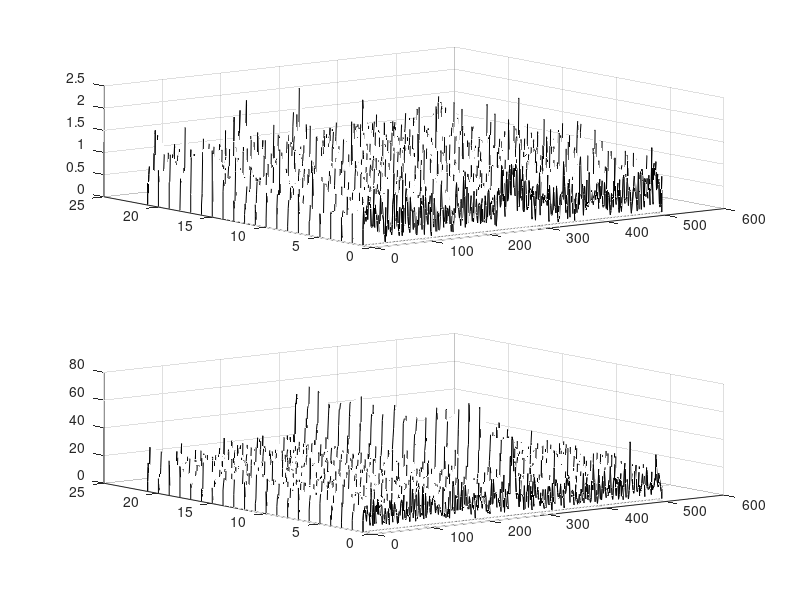
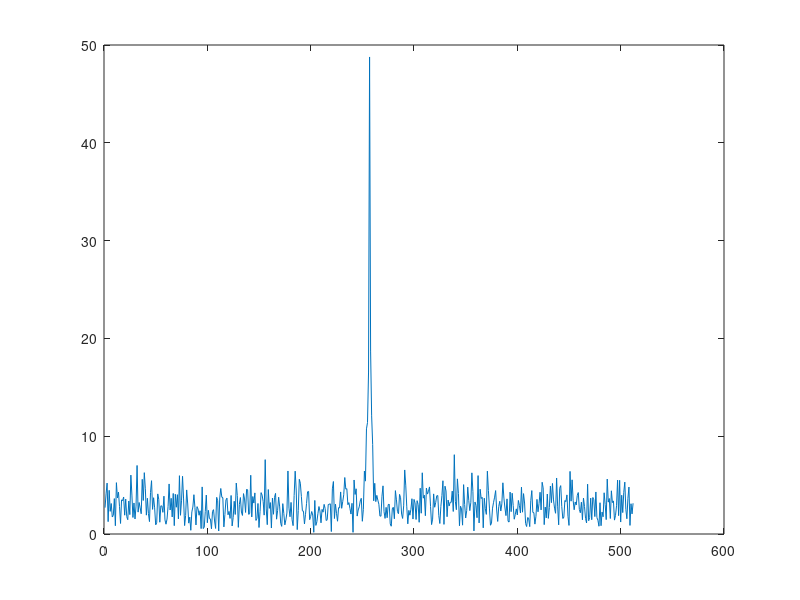

Here is the MATLAB script that generated these plots, in order:
%%Lecture 3 - 1/08/2016 

clear all; close all; clc

L = 30; n=512;

x2 = linspace(-L/2,L/2,n+1); x=x2(1:n);

u=1.*sech(x);
ut=fft(u);

% un is noisy added to signal u 
noise = 10;

ave = 0*ut;
for j=1:30
unt=ut+noise*(randn(1,n)+i*randn(1,n));
ave = ave+unt;
un = ifft(ave);

%have to normalize by number of realizations, so divide by j 
plot(x,abs(un)/j,'r','LineWidth',2)
axis([-L/2 L/2 0 2])
pause(0.25) % pause to look atit
end



%% measurements in time and space

clear all; close all; clc

L=30; n= 512;
x2 = linspace(-L/2,L/2,n+1); x=x2(1:n);

% fourier transform thinks 2pi period domain, so scaling factor because we
% are working on scale of size L
% these are the wave numbers, cos(x), cos(2x), put this way because FFT
% flips things 
k=(2*pi/L)*[0:(n/2-1) -n/2:-1];

% slice is taking time snapshot, snapshot of time, each snapshot 30 units
% of time, 512 points. 
slice = [0:0.5:10]; 
[T,S] = meshgrid(x,slice);

% need to take snapshots of wave number space 
[K,S] = meshgrid(k,slice);

% bump that is moving around. The exp part is where it's sitting 
subplot(2,1,1)
U=sech(T-10*sin(S)).*exp(i*0*T);

% plot both U and it's fourier transform
waterfall(T,S,U), colormap([0 0 0]), view(-15,70)

noise=10;
subplot(2,1,2)
for j=1:length(slice)
    % grabbing each row of U, which is a snapshot, and fourier transform
    % it. Put it in big matrix Ut.
    % fftshift it to view it! 
   Ut(j,:)=(fft(U(j,:)))+noise*(randn(1,n)+i*randn(1,n));
   Un(j,:)=ifft(Ut(j,:));
    
end

waterfall(abs(fftshift(Ut)))
% right now, signal moving around in time, frequency not moving around 

subplot(2,1,1), waterfall(abs(Un))

%% want to average frequency domain!

figure(2)
ave = 0.*sech(x);

for j = 1:length(slice) 
    ave=ave+Ut(j,:);
end
ave = ave/21;
plot(abs(ifftshift(ave)))


